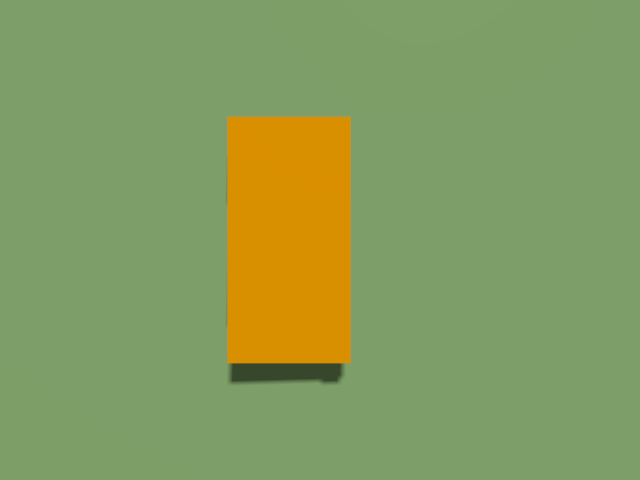
#> input picture experiments/2026-07-20-p60-flight-rig/raw/cam-probe-fixed-pitch-plus-halfpi.png, 640 x 480 px; the run also reads 1 picture not shown here
$ python make_proof.py
#> lines starting #> are read from the running program, lines starting #| are printed output that depends on the picture
"""P6.0 proof deliverables — rebuild everything in proof/ from raw/.

    .venv-ft/bin/python experiments/2026-07-20-p60-flight-rig/make_proof.py

Three deliverables:
  1. camera-before-after.png  — the sky-camera bug, then the fix (both frames
     are real renders captured by cam_probe, not mockups)
  2. tracker-id-churn.png     — the ByteTrack re-find bug: pixel error and
     track-id growth over the same 40 s closed-loop flight, before and after
     the round-1b fix (numbers are the point, so this one is a figure)
  3. midrun-frame.png         — the mid-run frame from the post-fix closed-loop
     run, copied out of raw/ (the "look at it" artifact)
"""
import csv
from pathlib import Path

import cv2
import matplotlib
matplotlib.use("Agg")
import matplotlib.pyplot as plt
import numpy as np

HERE = Path(__file__).parent
RAW, PROOF = HERE / "raw", HERE / "proof"
PRE = RAW / "phase-c-20260720T105344-run1.csv"    # G3 before the tracker fix
POST = RAW / "phase-c-20260720T110444-run1.csv"   # G3 after,  same config


def _load(path: Path):
    rows = list(csv.DictReader(path.open()))
    return {k: np.array([float(r[k]) for r in rows])
            for k in ("t_s", "pix_err_vs_oracle", "track_id", "loop_dt_ms")}


def camera_before_after() -> None:
    """Side-by-side of the same camera at pitch -pi/2 (sky) and +pi/2 (nadir)."""
    before = cv2.cvtColor(cv2.imread(str(RAW / "cam-probe-sky-pitch-minus-halfpi.png")),
                          cv2.COLOR_BGR2RGB)
    after = cv2.cvtColor(cv2.imread(str(RAW / "cam-probe-fixed-pitch-plus-halfpi.png")),
                         cv2.COLOR_BGR2RGB)
    fig, axes = plt.subplots(1, 2, figsize=(11, 4.4))
    for ax, img, title in (
        (axes[0], before, "BEFORE  pitch = -pi/2  (camera aimed at the SKY)"),
        (axes[1], after, "AFTER  pitch = +pi/2  (nadir: ground + target rover)"),
    ):
        _, counts = np.unique(img.reshape(-1, 3), axis=0, return_counts=True)
        dom = counts.max() / counts.sum()
        ax.imshow(img)
        ax.set_title(f"{title}\ndominant colour {dom:.1%} · mean {img.mean():.0f} "
                     f"· std {img.std():.1f}", fontsize=9)
        ax.axis("off")
#> this loop made 2 passes
#> (counts, dom) on pass 1: ([307200], 1)
#> dom on pass 2: 0.766
    fig.suptitle("P6.0 G2 — Gazebo downward_cam, phase_c world, gz 8.14.0 headless ogre2\n"
                 "the BEFORE frame is what Phase C Branch-2's VLM was grounding in "
                 "(5426ed0 .. 2026-07-20)", fontsize=10)
    fig.tight_layout()
    fig.savefig(PROOF / "camera-before-after.png", dpi=130)
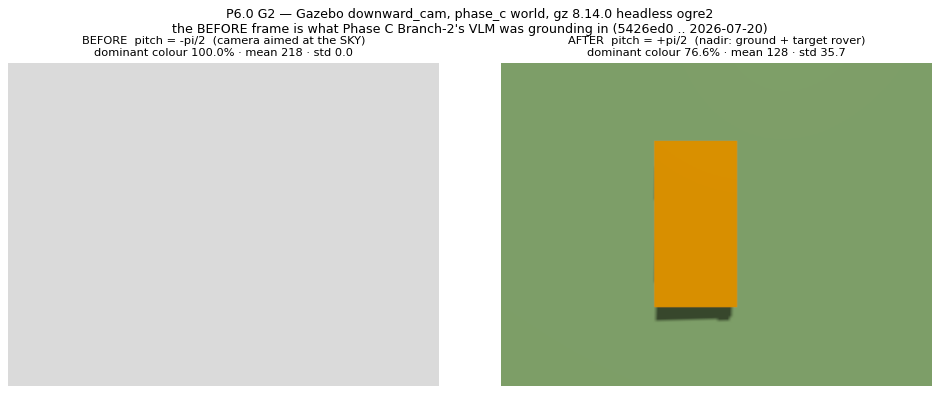
#> figure drawn by matplotlib, 2 panels
    plt.close(fig)


def tracker_id_churn() -> None:
    """Pixel error + track-id growth, same 40 s flight, before/after round 1b."""
    pre, post = _load(PRE), _load(POST)
    fig, (a1, a2) = plt.subplots(2, 1, figsize=(9.5, 6.4), sharex=True)

    for d, label, colour in ((pre, "before fix", "tab:red"),
                             (post, "after fix", "tab:blue")):
        e = d["pix_err_vs_oracle"]
        a1.plot(d["t_s"], e, lw=0.9, color=colour,
                label=f"{label} — mean {e.mean():.1f} px")
        a2.plot(d["t_s"], d["track_id"], lw=1.2, color=colour,
                label=f"{label} — {int(d['track_id'].max())} ids")

    a1.set_ylabel("track vs oracle (px)")
    a1.set_title("P6.0 G3 — same 40 s closed-loop flight, 1 Hz oracle detections at 20 Hz\n"
                 "ByteTrack round-1b re-find: a lost track could only be recovered by a\n"
                 "LOW-score detection, so every score=1.0 injection spawned a fresh id",
                 fontsize=10)
    a1.legend(fontsize=8)
    a1.grid(alpha=0.3)

    a2.set_ylabel("track id in use")
    a2.set_xlabel("t (s)")
    a2.legend(fontsize=8)
    a2.grid(alpha=0.3)
    fig.tight_layout()
    fig.savefig(PROOF / "tracker-id-churn.png", dpi=130)
    plt.close(fig)

    for d, label in ((pre, "pre "), (post, "post")):
        hz = 1000.0 / d["loop_dt_ms"][1:]
        print(f"  {label}: mean_px_err={d['pix_err_vs_oracle'].mean():5.1f}  "
              f"ids={int(d['track_id'].max()):2d}  mean_hz={hz.mean():.2f}  "
              f"ticks<15Hz={(hz < 15).sum()}")


if __name__ == "__main__":
    PROOF.mkdir(exist_ok=True)
    camera_before_after()
#> (the run stopped early here; a loop or call above may not have finished)
